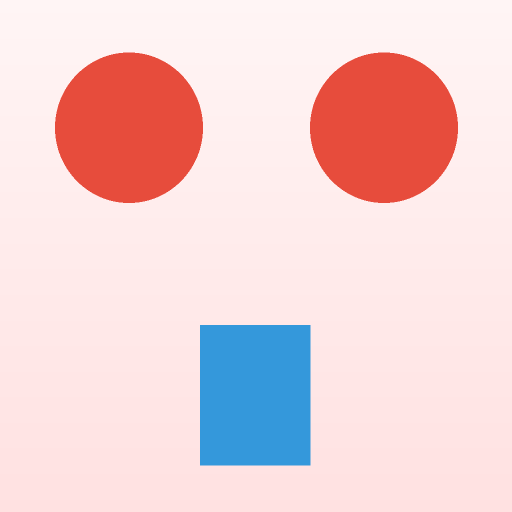
#> input picture tests/fixtures/generated/p0-invalid-repair-grid-2x2.png, 1024 x 1024 px (shown at 1/2 size)
$ python -i presentation.py   (imports and definitions only)
#> lines starting #> are read from the running program, lines starting #| are printed output that depends on the picture; after the words box and inside, x2 and y2 are one past the last pixel; in counts of white or black regions, pixels touching at a corner belong together
"""Production contact-sheet rendering for delivered and review assets."""

from __future__ import annotations

import math
from pathlib import Path
from statistics import median
from typing import Any

from PIL import Image, ImageChops, ImageDraw, ImageFilter, ImageFont


CANVAS_BACKGROUND = "#eef2f7"
CARD_BACKGROUND = "#ffffff"
CARD_BORDER = "#d8dee8"
CARD_SHADOW = "#d9e0e9"
TEXT_COLOR = "#1d2735"
DIVIDER_COLOR = "#edf0f4"
DEFAULT_CARD_SIZE = (320, 340)
DEFAULT_OUTER_MARGIN = 24
DEFAULT_GAP = 16
MAX_COLUMNS = 8


# [20 lines left out: functions _font, choose_grid, not called in this run]


def _corner_background(image: Image.Image) -> tuple[int, int, int]:
    rgb = image.convert("RGB")
    points = [
        rgb.getpixel((0, 0)),
        rgb.getpixel((rgb.width - 1, 0)),
        rgb.getpixel((0, rgb.height - 1)),
        rgb.getpixel((rgb.width - 1, rgb.height - 1)),
    ]
    return tuple(int(median(point[channel] for point in points)) for channel in range(3))


def _color_distance(first: tuple[int, ...], second: tuple[int, ...]) -> int:
    return max(abs(int(first[index]) - int(second[index])) for index in range(3))


def _can_remove_opaque_background(image: Image.Image, background: tuple[int, int, int], tolerance: int) -> bool:
    rgb = image.convert("RGB")
    corners = [
        rgb.getpixel((0, 0)),
        rgb.getpixel((rgb.width - 1, 0)),
        rgb.getpixel((0, rgb.height - 1)),
        rgb.getpixel((rgb.width - 1, rgb.height - 1)),
    ]
    if max(_color_distance(corner, background) for corner in corners) > tolerance:
        return False
    border = (
        [rgb.getpixel((x, 0)) for x in range(rgb.width)]
        + [rgb.getpixel((x, rgb.height - 1)) for x in range(rgb.width)]
        + [rgb.getpixel((0, y)) for y in range(rgb.height)]
        + [rgb.getpixel((rgb.width - 1, y)) for y in range(rgb.height)]
    )
    matching = sum(_color_distance(pixel, background) <= tolerance for pixel in border)
    return matching / max(1, len(border)) >= 0.6


def isolate_subject(path: Path, tolerance: int = 18) -> Image.Image:
    """Trim transparent or confidently uniform background for preview use only."""
#> called with tolerance = 18
    with Image.open(path) as opened:
#> opened is the input picture: PIL image 1024x1024 RGB; mean R, G, B 239.8, 208.5, 210.4
        rgba = opened.convert("RGBA")
    alpha = rgba.getchannel("A")
#> alpha: PIL image 1024x1024 L; every value is 255
    if alpha.getextrema()[0] >= 250:
        rgb = rgba.convert("RGB")
        background = _corner_background(rgb)
#> in _corner_background, `points = [ rgb.getpixel((0, 0)), rgb.getpixel((rgb.width - 1, 0)), rgb..`: points = [(255, 245, 245), (255, 245, 245), (255, 225, 225), (255, 225, 225)]
#> background = (255, 235, 235)
        if _can_remove_opaque_background(rgb, background, tolerance):
#> in _can_remove_opaque_background, `corners = [ rgb.getpixel((0, 0)), rgb.getpixel((rgb.width - 1, 0)), rg..`: corners has the same summary as points in _corner_background
#> in _can_remove_opaque_background, `border = ( [rgb.getpixel((x, 0)) for x in range(rgb.width)] + [rgb.get..`: border = 4096 items, first 6: (255, 245, 245), (255, 245, 245), (255, 245, 245), (255, 245, 245), (255, 245, 245), (255, 245, 245)
#> in _can_remove_opaque_background, `matching = sum(_color_distance(pixel, background) <= tolerance for pix..`: matching = 4096
            flat = Image.new("RGB", rgb.size, background)
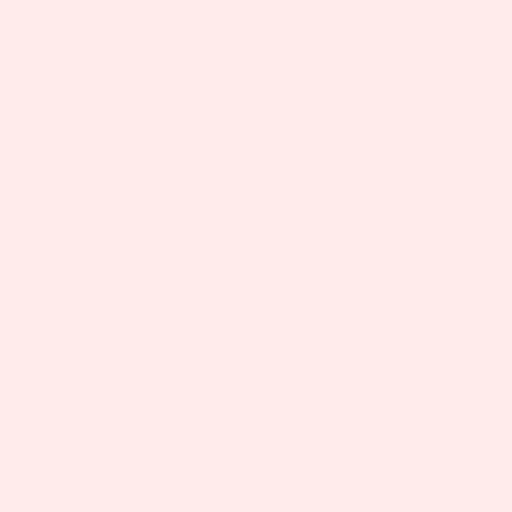
#> flat: PIL image 1024x1024 RGB (shown at 1/2 size); mean R, G, B 255, 235, 235
            difference = ImageChops.difference(rgb, flat)
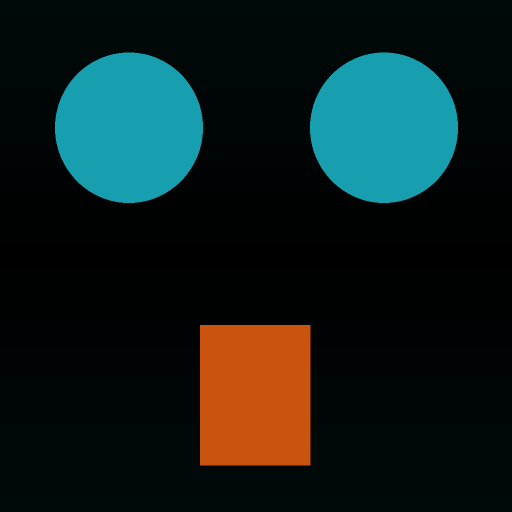
#> difference: PIL image 1024x1024 RGB (shown at 1/2 size); mean R, G, B 15.2, 30.1, 28.3
            red, green, blue = difference.split()
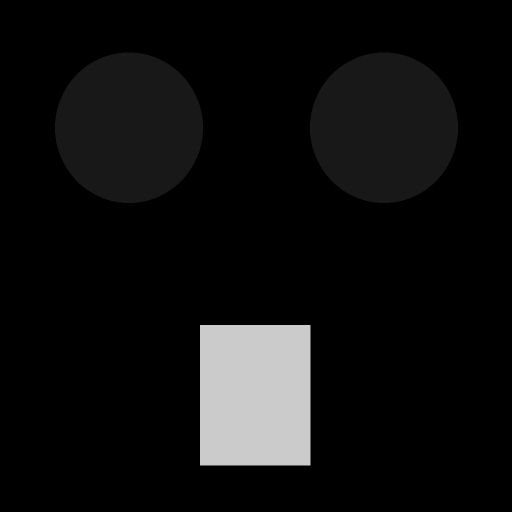
#> red: PIL image 1024x1024 L (shown at 1/2 size); min 0, max 203, mean 15.2
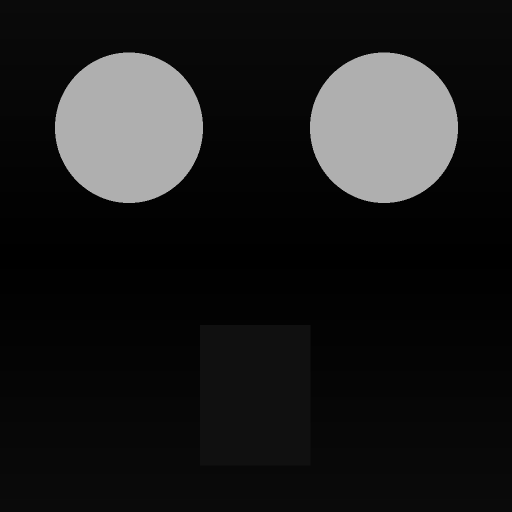
#> blue: PIL image 1024x1024 L (shown at 1/2 size); min 0, max 175, mean 28.3
            mask = ImageChops.lighter(ImageChops.lighter(red, green), blue)
            mask = mask.point(lambda value: 255 if value > tolerance else 0)
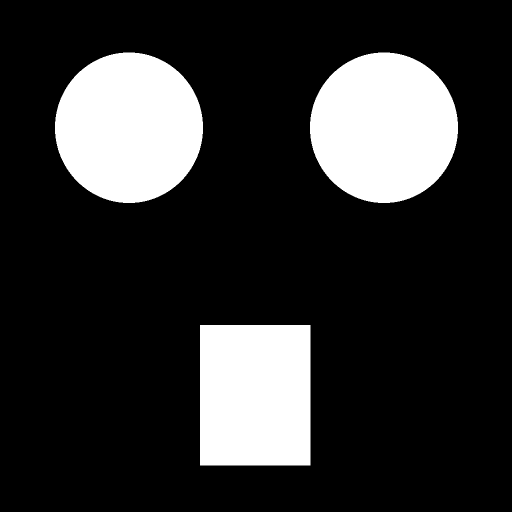
#> mask: PIL image 1024x1024 L (shown at 1/2 size); 19.3% white; 3 white regions, box (x1, y1, x2, y2) and area: (110, 105, 406, 406) 69936, (620, 105, 916, 406) 69936, (400, 650, 621, 931) 62101
            mask = mask.filter(ImageFilter.MaxFilter(3)).filter(ImageFilter.GaussianBlur(0.6))
            bbox = mask.getbbox()
#> bbox = (107, 102, 919, 934)
            foreground_ratio = sum(mask.histogram()[1:]) / max(1, mask.width * mask.height)
#> foreground_ratio = 0.201
            if bbox is not None and 0.001 <= foreground_ratio <= 0.95:
                rgba.putalpha(mask)
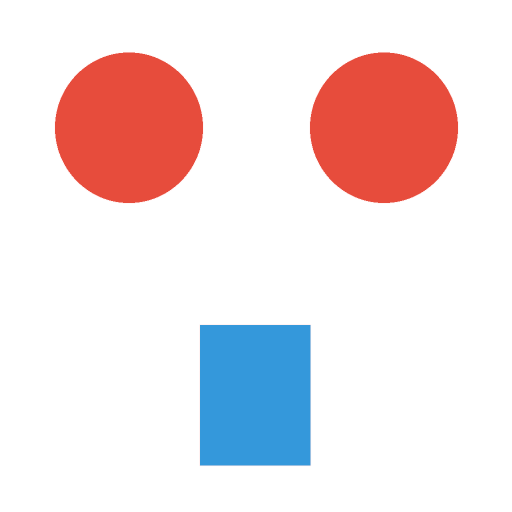
#> rgba: PIL image 1024x1024 RGBA (shown at 1/2 size); mean R, G, B, A 239.8, 208.5, 210.4, 49.9; transparent parts drawn white
                alpha = mask
    bbox = alpha.getbbox()
    if bbox is None:
        return rgba
    padding = max(2, round(max(rgba.size) * 0.008))
#> padding = 8
    return rgba.crop(
        (
            max(0, bbox[0] - padding),
            max(0, bbox[1] - padding),
            min(rgba.width, bbox[2] + padding),
            min(rgba.height, bbox[3] + padding),
        )
    )
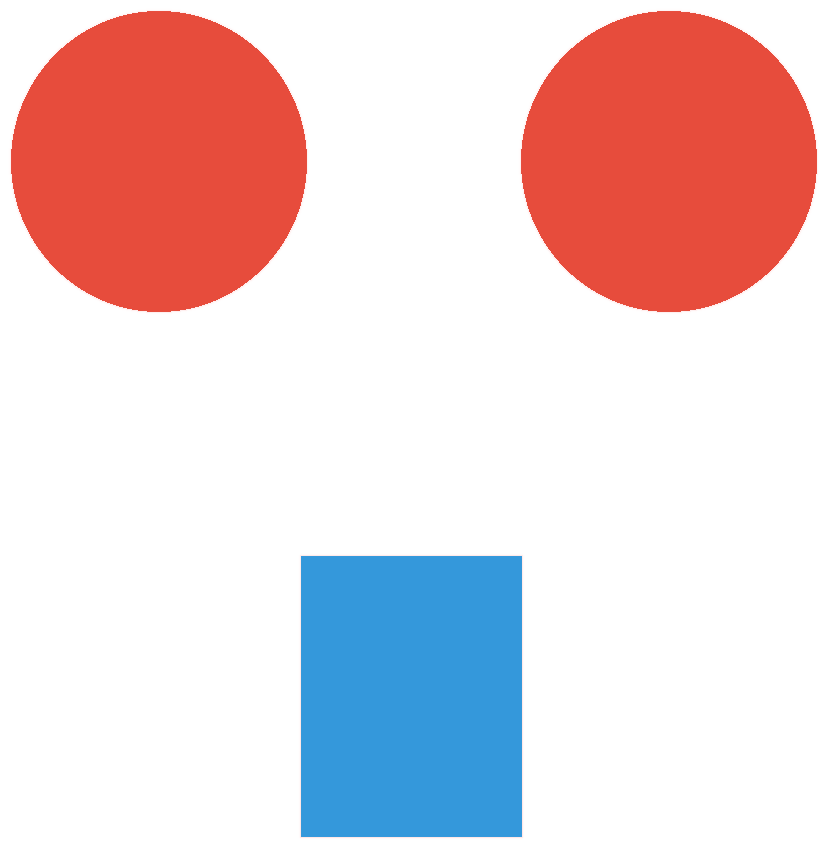
#> returned value: PIL image 828x848 RGBA; mean R, G, B, A 232.3, 195.4, 198.1, 74.6; transparent parts drawn white


# [175 lines left out: functions _fit_label, render_contact_sheet, _transparency_background, render_transparency_review_sheet, not called in this run]

>>> result = isolate_subject('../../tests/fixtures/generated/p0-invalid-repair-grid-2x2.png')

$ run again, on tests/fixtures/generated/p0-irregular-panels.png
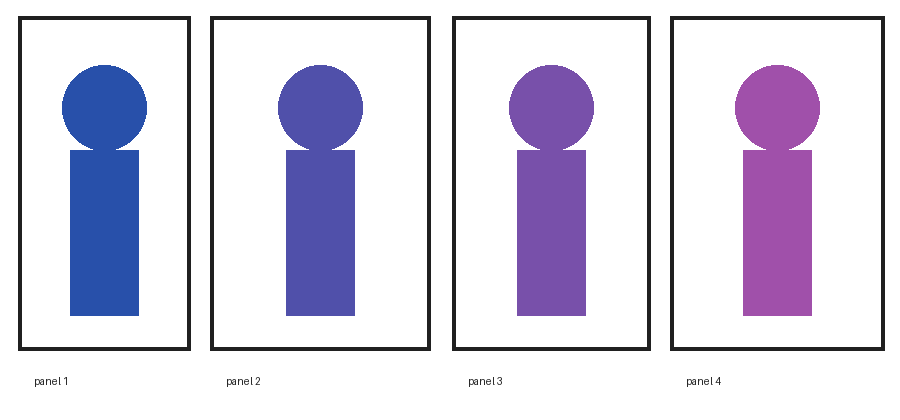
#> input picture tests/fixtures/generated/p0-irregular-panels.png, 900 x 420 px
#> in isolate_subject, opened is the input picture: PIL image 900x420 RGB; mean R, G, B 216.7, 213, 229.4
#> alpha: PIL image 900x420 L; every value is 255
#> points = [(255, 255, 255), (255, 255, 255), (255, 255, 255), (255, 255, 255)]
#> background = (255, 255, 255)
#> corners has the same summary as points in _corner_background
#> border = 2640 items, first 6: (255, 255, 255), (255, 255, 255), (255, 255, 255), (255, 255, 255), (255, 255, 255), (255, 255, 255)
#> matching = 2640
#> flat: PIL image 900x420 RGB; every value is 255
#> in isolate_subject, `mask = mask.filter(ImageFilter.MaxFilter(3)).filter(ImageFilter.Gaussi..`:
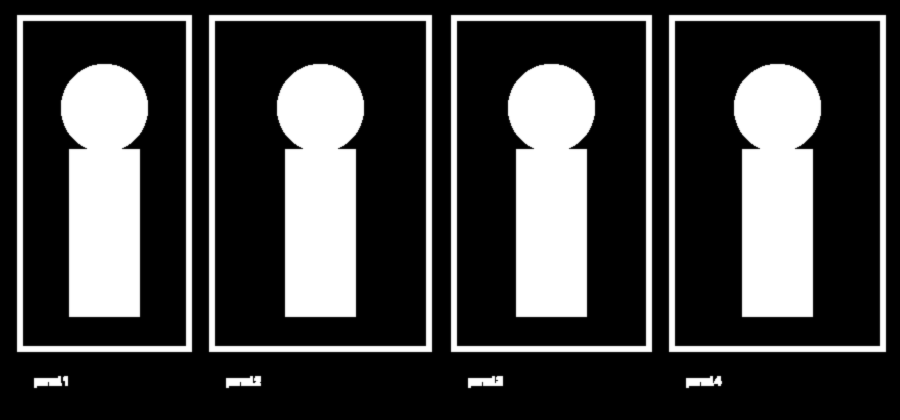
#> mask: PIL image 900x420 L; min 0, max 255, mean 66.3
#> bbox = (15, 13, 888, 390)
#> foreground_ratio = 0.32
#> in isolate_subject, `return rgba.crop( ( max(0, bbox[0] - padding), max(0, bbox[1] - paddin..`:
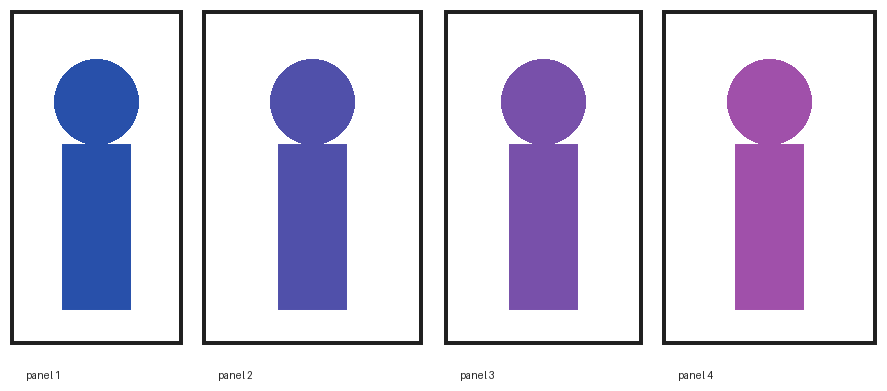
#> returned value: PIL image 887x391 RGBA; mean R, G, B, A 213.2, 209.3, 227.1, 72.2; transparent parts drawn white

$ run again, on tests/fixtures/generated/p0-scattered-objects.png
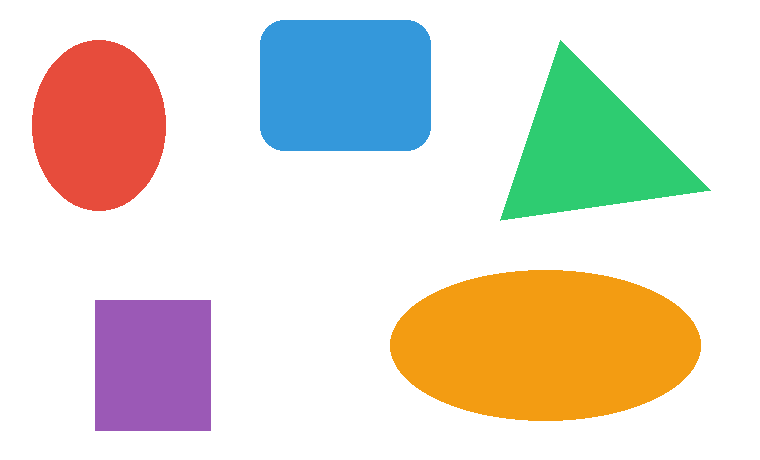
#> input picture tests/fixtures/generated/p0-scattered-objects.png, 760 x 460 px
#> in isolate_subject, opened is the input picture: PIL image 760x460 RGB; mean R, G, B 224.6, 219, 207.2
#> alpha: PIL image 760x460 L; every value is 255
#> points = [(255, 255, 255), (255, 255, 255), (255, 255, 255), (255, 255, 255)]
#> background = (255, 255, 255)
#> corners has the same summary as points in _corner_background
#> border = 2440 items, first 6: (255, 255, 255), (255, 255, 255), (255, 255, 255), (255, 255, 255), (255, 255, 255), (255, 255, 255)
#> matching = 2440
#> flat: PIL image 760x460 RGB; every value is 255
#> in isolate_subject, `mask = mask.filter(ImageFilter.MaxFilter(3)).filter(ImageFilter.Gaussi..`:
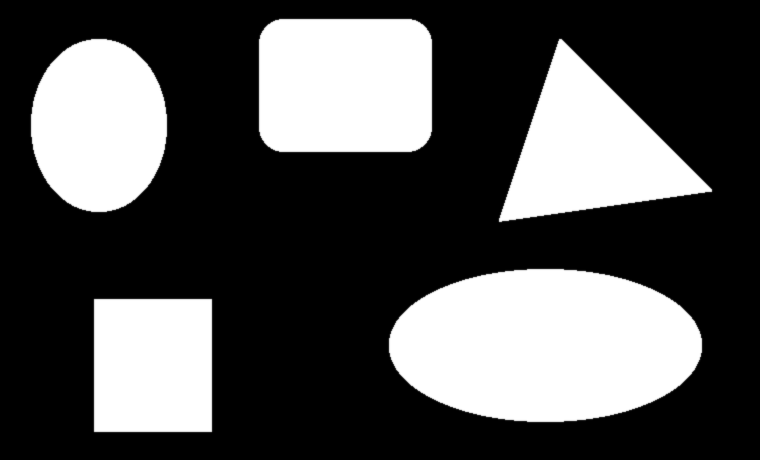
#> mask: PIL image 760x460 L; min 0, max 255, mean 82.8
#> bbox = (29, 17, 714, 434)
#> foreground_ratio = 0.341
#> in isolate_subject, `return rgba.crop( ( max(0, bbox[0] - padding), max(0, bbox[1] - paddin..`:
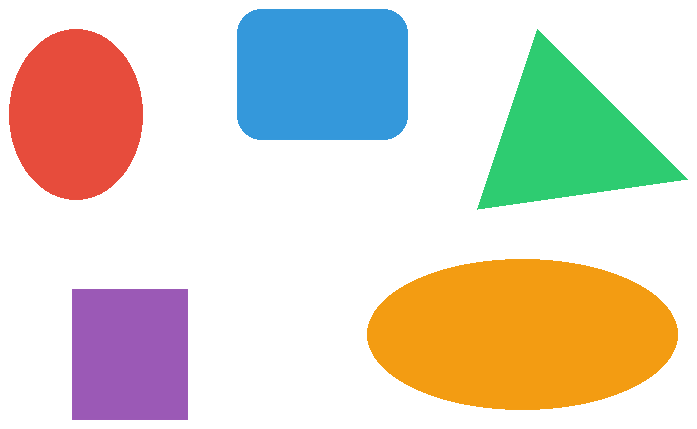
#> returned value: PIL image 697x429 RGBA; mean R, G, B, A 219.4, 213, 199.1, 96.8; transparent parts drawn white

$ run again, on tests/fixtures/generated/p0-valid-repair-grid-2x2.png
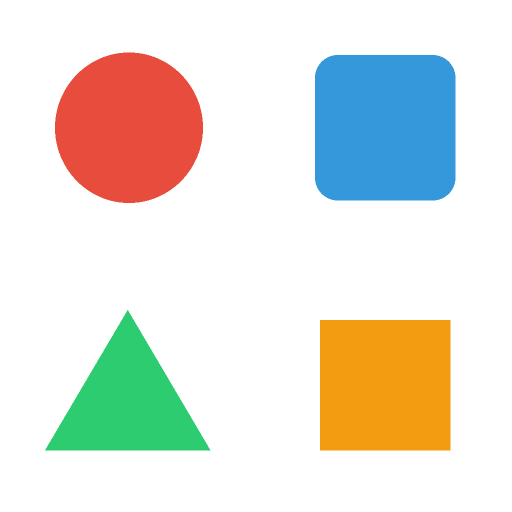
#> input picture tests/fixtures/generated/p0-valid-repair-grid-2x2.png, 1024 x 1024 px (shown at 1/2 size)
#> in isolate_subject, opened is the input picture: PIL image 1024x1024 RGB; mean R, G, B 227.8, 226.5, 217.5
#> alpha: PIL image 1024x1024 L; every value is 255
#> points = [(255, 255, 255), (255, 255, 255), (255, 255, 255), (255, 255, 255)]
#> background = (255, 255, 255)
#> corners has the same summary as points in _corner_background
#> border = 4096 items, first 6: (255, 255, 255), (255, 255, 255), (255, 255, 255), (255, 255, 255), (255, 255, 255), (255, 255, 255)
#> matching = 4096
#> flat: PIL image 1024x1024 RGB; every value is 255
#> bbox = (87, 102, 914, 904)
#> foreground_ratio = 0.264
#> in isolate_subject, `return rgba.crop( ( max(0, bbox[0] - padding), max(0, bbox[1] - paddin..`:
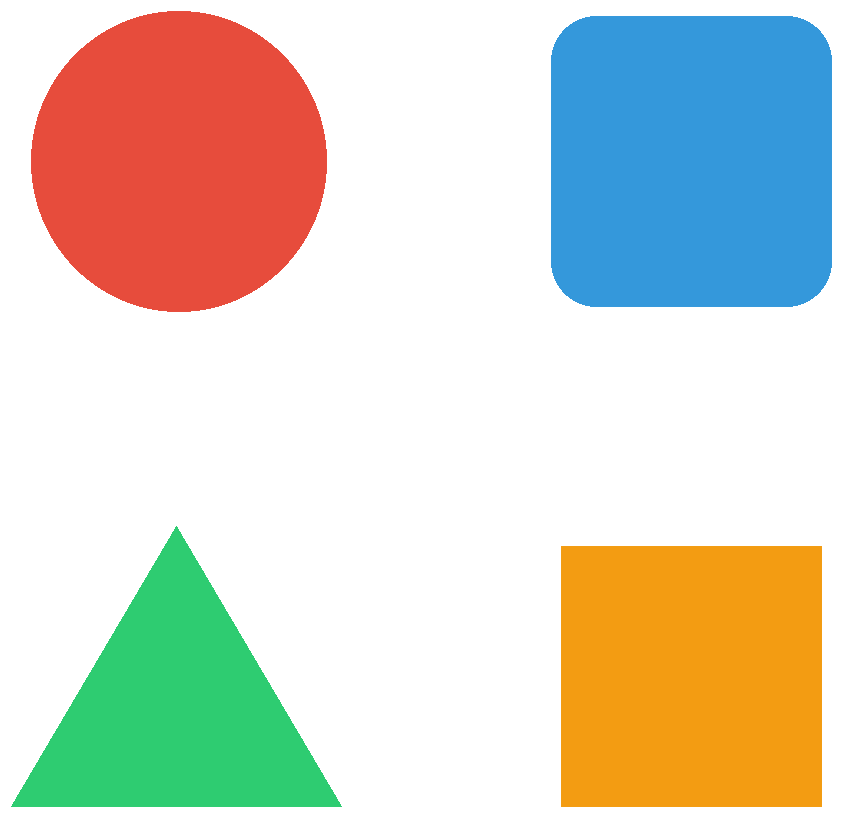
#> returned value: PIL image 843x818 RGBA; mean R, G, B, A 213.7, 211.7, 198, 99.6; transparent parts drawn white
